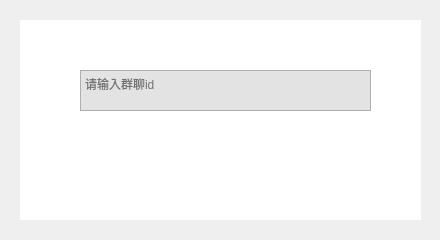
<?xml version="1.0" encoding="UTF-8"?>
<ui version="4.0">
 <class>addgroup</class>
 <widget class="QWidget" name="addgroup">
  <property name="geometry">
   <rect>
    <x>0</x>
    <y>0</y>
    <width>440</width>
    <height>240</height>
   </rect>
  </property>
  <property name="windowTitle">
   <string>Form</string>
  </property>
  <property name="styleSheet">
   <string notr="true">QToolButton#closeButton{
color:rgb(0,0,0);
border-style:none;
}
QToolButton#closeButton::hover{
color:rgb(255,255,255);
background-color: rgba(255, 56, 56, 150)
}
QWidget#widget{
background-color: rgb(255, 255, 255);
}
</string>
  </property>
  <widget class="QWidget" name="widget" native="true">
   <property name="geometry">
    <rect>
     <x>20</x>
     <y>20</y>
     <width>401</width>
     <height>200</height>
    </rect>
   </property>
   <property name="styleSheet">
    <string notr="true"/>
   </property>
   <widget class="QTextEdit" name="textEdit">
    <property name="geometry">
     <rect>
      <x>60</x>
      <y>50</y>
      <width>291</width>
      <height>41</height>
     </rect>
    </property>
    <property name="autoFillBackground">
     <bool>false</bool>
    </property>
    <property name="styleSheet">
     <string notr="true">font: 12pt &quot;微软雅黑&quot;;
background-color: rgb(227, 227, 227);
</string>
    </property>
    <property name="placeholderText">
     <string>请输入群聊id</string>
    </property>
   </widget>
   <widget class="QPushButton" name="pushButton">
    <property name="geometry">
     <rect>
      <x>10</x>
      <y>50</y>
      <width>41</width>
      <height>41</height>
     </rect>
    </property>
    <property name="styleSheet">
     <string notr="true">border:none;</string>
    </property>
    <property name="text">
     <string/>
    </property>
    <property name="icon">
     <iconset resource="resourse.qrc">
      <normaloff>:/img/search.png</normaloff>:/img/search.png</iconset>
    </property>
    <property name="iconSize">
     <size>
      <width>30</width>
      <height>30</height>
     </size>
    </property>
   </widget>
   <widget class="QPushButton" name="addgroupButton">
    <property name="geometry">
     <rect>
      <x>250</x>
      <y>120</y>
      <width>111</width>
      <height>71</height>
     </rect>
    </property>
    <property name="font">
     <font>
      <family>楷体</family>
      <pointsize>10</pointsize>
     </font>
    </property>
    <property name="styleSheet">
     <string notr="true">border:none;</string>
    </property>
    <property name="text">
     <string/>
    </property>
    <property name="icon">
     <iconset resource="resourse.qrc">
      <normaloff>:/img/button2.png</normaloff>:/img/button2.png</iconset>
    </property>
    <property name="iconSize">
     <size>
      <width>240</width>
      <height>72</height>
     </size>
    </property>
   </widget>
   <widget class="QToolButton" name="closeButton">
    <property name="geometry">
     <rect>
      <x>360</x>
      <y>0</y>
      <width>40</width>
      <height>40</height>
     </rect>
    </property>
    <property name="text">
     <string/>
    </property>
    <property name="icon">
     <iconset resource="resourse.qrc">
      <normaloff>:/img/close2.png</normaloff>:/img/close2.png</iconset>
    </property>
    <property name="iconSize">
     <size>
      <width>30</width>
      <height>30</height>
     </size>
    </property>
   </widget>
  </widget>
 </widget>
 <resources>
  <include location="resourse.qrc"/>
 </resources>
 <connections/>
</ui>
